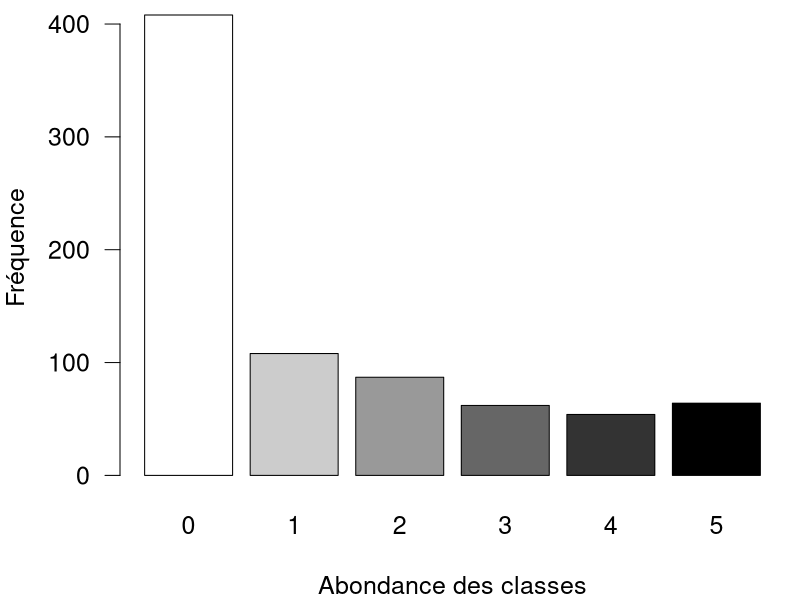
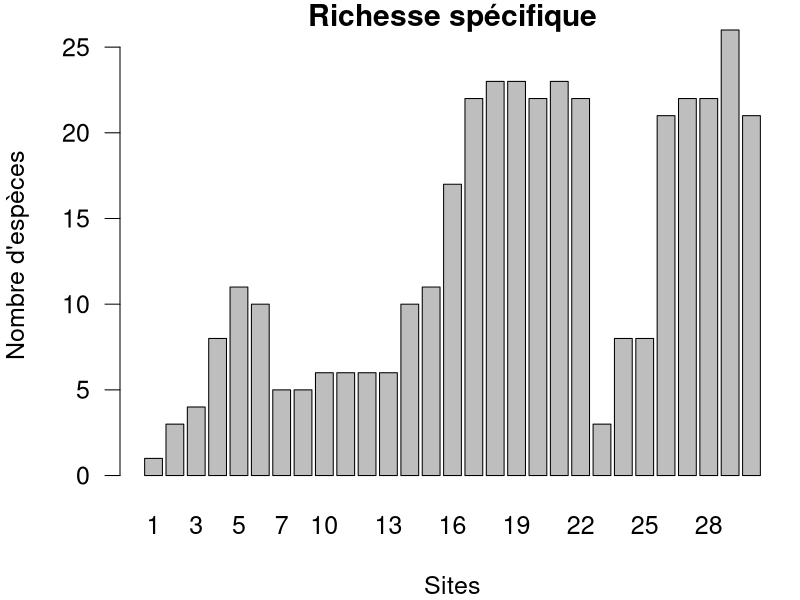
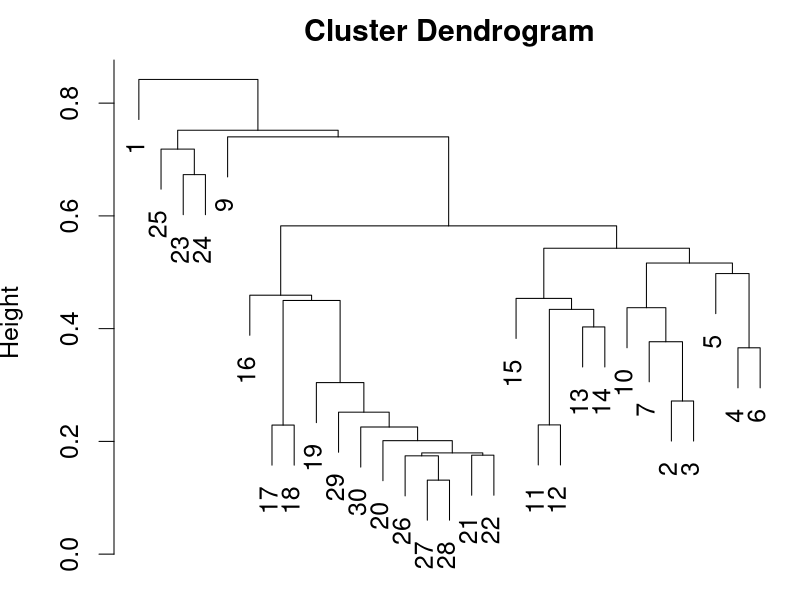
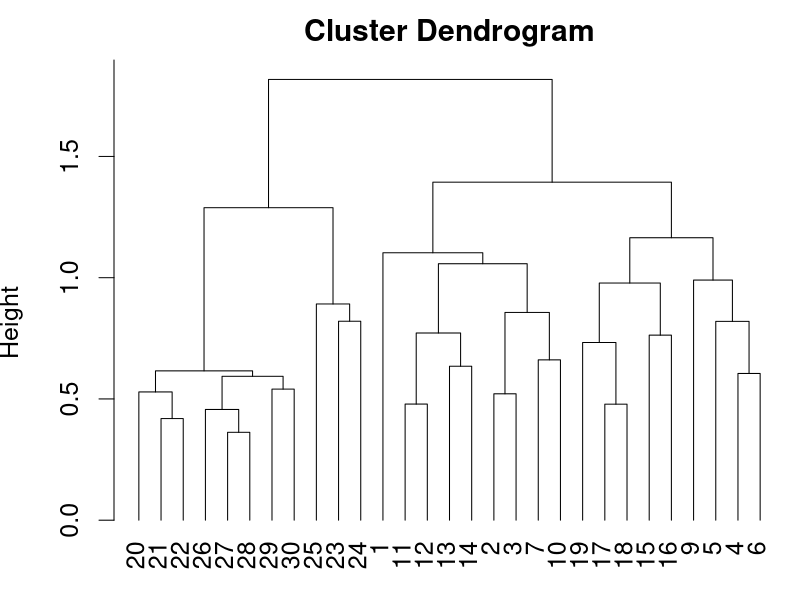
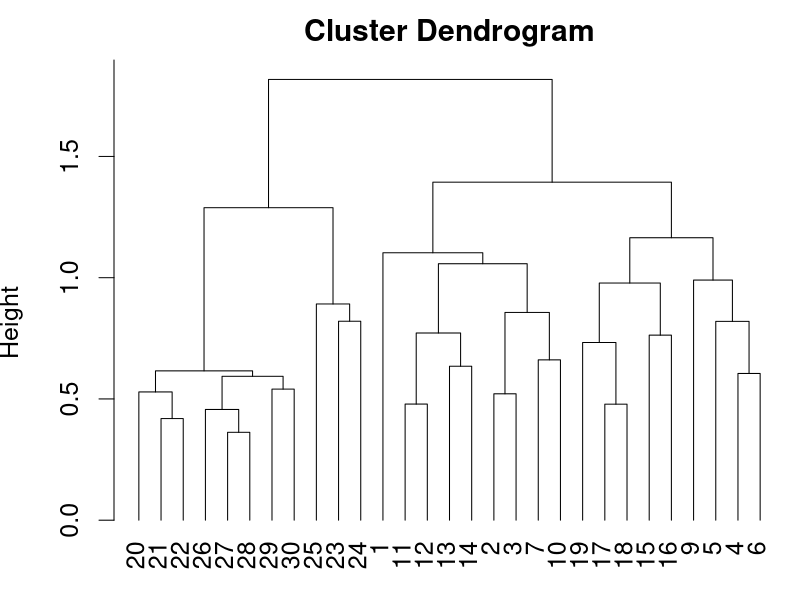
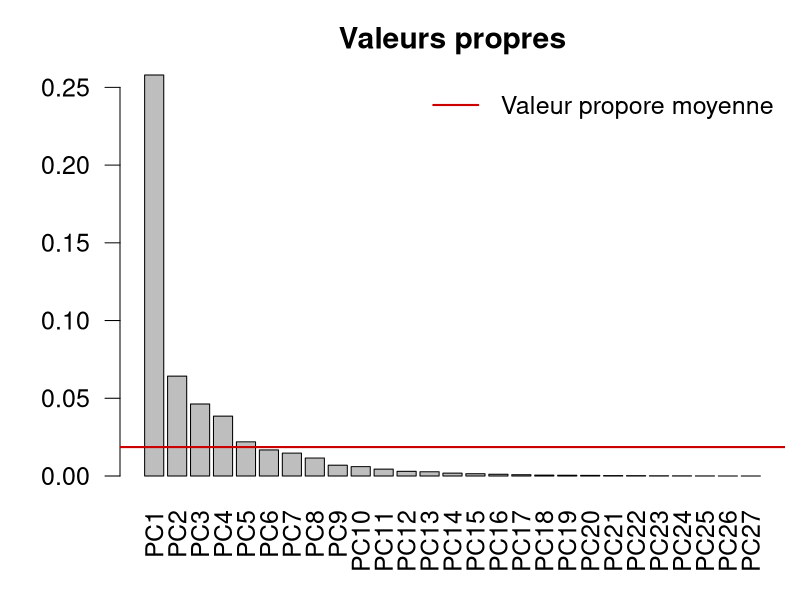
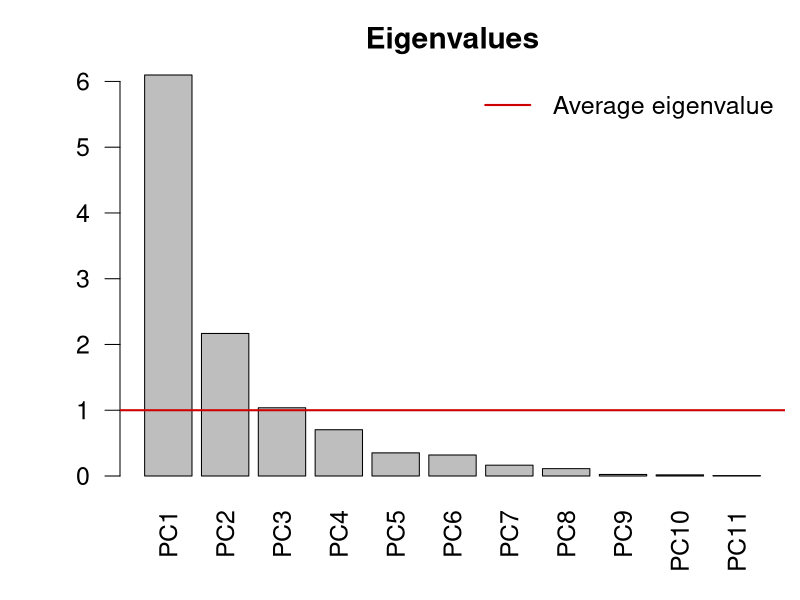
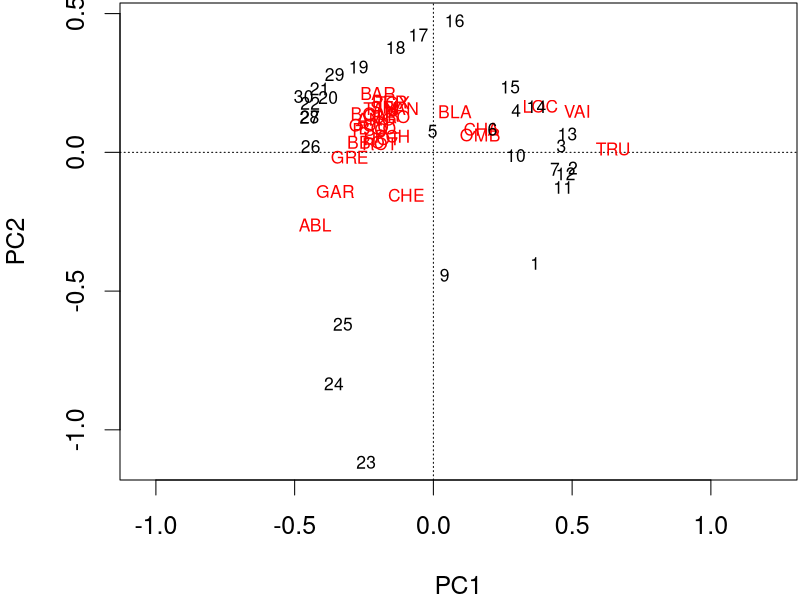

Reproduce these figures in R, in order.
## ---- chunk 1
## Setup for your presentation
knitr::opts_chunk$set(
  eval = T,
  cache = T,
  comment = "#",
  collapse = TRUE,
  warning = FALSE,
  message = FALSE,
  fig.width=5, fig.height=5, fig.retina=3,
  fig.align = 'center'
)
## ---- chunk 2
options(repos=structure(c(CRAN="http://cran.r-project.org")))
## ---- chunk 3
if (!require(vegan)) install.packages("vegan")
library(vegan)
if (!require(ape)) install.packages("ape")
library(ape)
if (!require(gclus)) install.packages("gclus")
library(gclus)
## ---- chunk 4
spe <- read.csv("data/doubsspe.csv", row.names = 1)
spe <-  spe[-8,] # supprimer le site vide
## ---- chunk 5
env <- read.csv("data/doubsenv.csv", row.names = 1)
env <- env[-8,] # remove site with no data
## ---- chunk 6
head(spe) # 6 premières lignes
## ---- chunk 7
par(mar = c(4,4,.5,.5), cex = 1.5)
ab <- table(unlist(spe))
barplot(ab, las = 1, col = grey(5:0/5),
        xlab = "Abondance des classes", ylab = "Fréquence")
## ---- chunk 8
sum(spe == 0)
## ---- chunk 9
sum(spe == 0)/(nrow(spe)*ncol(spe))
## ---- chunk 10
par(mar = c(4,4,1,.5), cex = 1.5)
site.pre <- rowSums(spe > 0)
barplot(site.pre, main = "Richesse spécifique",
        xlab = "Sites", ylab = "Nombre d'espèces",
        col = "grey ", las = 1)
## ---- chunk 11
library(vegan)
spec.pa <- decostand(spe, method = "pa")
## ---- chunk 12
spec.hel <- decostand(spe, method = "hellinger")
spec.chi <- decostand(spe, method = "chi.square")
## ---- chunk 13
spe.pa <- decostand(spe, method = "log")
## ---- chunk 14
head(env) # first 6 rows
## ---- chunk 15
?decostand
env.z <- decostand(env, method = "standardize")
## ---- chunk 16
apply(env.z, 2, mean)
apply(env.z, 2, sd)
## ---- chunk 17
spe.db.pa <- vegdist(spe, method = "bray")
## ---- chunk 18
par(mar=c(.5,3.8,2,.5), cex = 1.5)
spe.dhe1 <- vegdist(spec.hel, method = "euclidean")
spe.dhe1.single <- hclust(spe.dhe1, method = "single")
plot(spe.dhe1.single)
## ---- chunk 19
par(mar=c(.5,3.8,2,.5), cex = 1.5)
spe.dhel.ward <- hclust(spe.dhe1, method = "ward.D2")
spe.dhel.ward$height <- sqrt(spe.dhel.ward$height)
plot(spe.dhel.ward, hang = -1) # hang = -1 aligns objects at the same level
## ---- chunk 20
par(mar=c(.5,3.8,2,.5), cex = 1.5)
plot(spe.dhel.ward, hang = -1) # hang = -1 permet d'afficher les objets sur la même ligne
## ---- chunk 21
spe.h.pca <- rda(spec.hel)

summary(spe.h.pca)
## ---- chunk 22
summary(spe.h.pca, display = NULL)
## ---- chunk 23
eigen(cov(spec.hel))
## ---- chunk 24
spe.scores <- scores(spe.h.pca,
                     display = "species",
                     choices = c(1,2))
## ---- chunk 25
site.scores <- scores(spe.h.pca,
                      display = "sites",
                      choices = c(1,2))
## ---- chunk 26
ev <- spe.h.pca$CA$eig
## ---- chunk 27
ev[ev>mean(ev)]
## ---- chunk 28
par(mar=c(4,4,2.5,.5), cex = 1.5)
n <- length(ev)
barplot(ev, main = "Valeurs propres", col = "grey", las = 2)
abline(h = mean(ev), col = "red3", lwd = 2)
legend("topright", "Valeur propore moyenne",
       lwd = 2, col = "red3" , bty = "n")
## ---- chunk 29
env.pca <- rda(env.z)
summary(env.pca, scaling  = 2) # default
## ---- chunk 30
ev <- env.pca$CA$eig
## ---- chunk 31
ev[ev>mean(ev)]
## ---- chunk 32
par(mar=c(4,4,2.5,.5), cex = 1.5)
n <- length(ev)
barplot(ev, main = "Eigenvalues", col = "grey", las = 2)
abline(h = mean(ev), col = "red3", lwd = 2)
legend("topright", "Average eigenvalue",
       lwd = 2, col = "red3" , bty = "n")
## ---- chunk 33
par(mar=c(4,4,.1,.1), cex = 1.5)
plot(spe.h.pca)
## ---- chunk 34
par(mar = c(4,4,0.05,0.05), cex = 1.2)
biplot(spe.h.pca)
## ---- chunk 35
par(mar = c(4,4,0.05,0.05), cex = 1.2)
plot(spe.h.pca, scaling  = 1, type = "none",
     xlab = c("PC1 (%)", round(spe.h.pca$CA$eig[1]/sum(spe.h.pca$CAeig)*100,2)),
     ylab = c("PC2 (%)", round(spe.h.pca$CA$eig[2]/sum(spe.h.pca$CA$eig)*100,2)))
points(scores(spe.h.pca, display = "sites", choices = c(1,2), scaling = 1),
       pch=21, col = "black", bg = "steelblue" , cex  = 1.2)
text(scores(spe.h.pca, display="species", choices=c(1), scaling = 1),
     scores(spe.h.pca, display = "species", choices = c(2), scaling = 1),
     labels=rownames(scores(spe.h.pca, display = "species", scaling = 1)),
     col = "red", cex = 0.8)
spe.cs <- scores(spe.h.pca, choices = 1:2, scaling = 1 , display = "sp")
arrows(0,0,spe.cs[,1], spe.cs[,2], length = 0)
## ---- chunk 36
data(mite)
## ---- chunk 37
mite.spe.hel <- decostand(mite, method = "hellinger")

mite.spe.h.pca <- rda(mite.spe.hel)
## ---- chunk 38
par(mar=c(4,4,2,1), cex = 1.2)
ev <- mite.spe.h.pca$CA$eig
n <- length(ev)
barplot(ev, main = "Valeurs propres", col = "grey", las = 2)
abline(h = mean(ev), col = "red3", lwd = 2)
legend("topright", "Valeur propre moyenne", lwd = 2, col = "red3", bty = "n")
## ---- chunk 39
par(mar = c(4,4,0.05,0.05), cex = 1.5)
biplot(mite.spe.h.pca, col = c("red3", "grey15"))
## ---- chunk 40
spe.ca <- cca(spe[-8,])
# prend seulement les colonnes dont rowsums est > à 0.

## ---- chunk 41
summary(spe.ca)
## ---- chunk 42
mite.spe <- mite
## ---- chunk 43
mite.spe.ca <- cca(mite.spe)
## ---- chunk 44
par(mar=c(4,4,2,1), cex = 1.2)
ev <- mite.spe.ca$CA$eig
n <- length(ev)
barplot(ev, main = "Valeurs propres", col = "grey", las = 2)
abline(h = mean(ev), col = "red3", lwd = 2)
legend("topright", "Valeur propre moyenne", lwd = 2, col = "red3", bty = "n")
## ---- chunk 45
spe.h.pcoa <- pcoa(dist(spec.hel))
summary(spe.h.pcoa)
## ---- chunk 46
biplot.pcoa(spe.h.pcoa, spec.hel)
## ---- chunk 47
spe.bray.pcoa <- pcoa(spe.db.pa)
# spe.bray.pcoa
## ---- chunk 48
spe.bray.pcoa <- pcoa(spe.db.pa, correction = "cailliez")
# spe.bray.pcoa
## ---- chunk 49
par(mar=c(3,3,.5,1), cex = 1.2)
biplot.pcoa(spe.bray.pcoa)
## ---- chunk 50
mite.spe.hel <- decostand(mite.spe, method = "hellinger")
## ---- chunk 51
mite.spe.h.pcoa <- pcoa(dist(mite.spe.hel))
## ---- chunk 52
biplot.pcoa(mite.spe.h.pcoa, mite.spe.hel)
## ---- chunk 53
spe.nmds <- metaMDS(spe, distance = 'bray', k = 2)
## ---- chunk 54
spe.nmds$stress
stressplot(spe.nmds, main = "Shepard plot")
